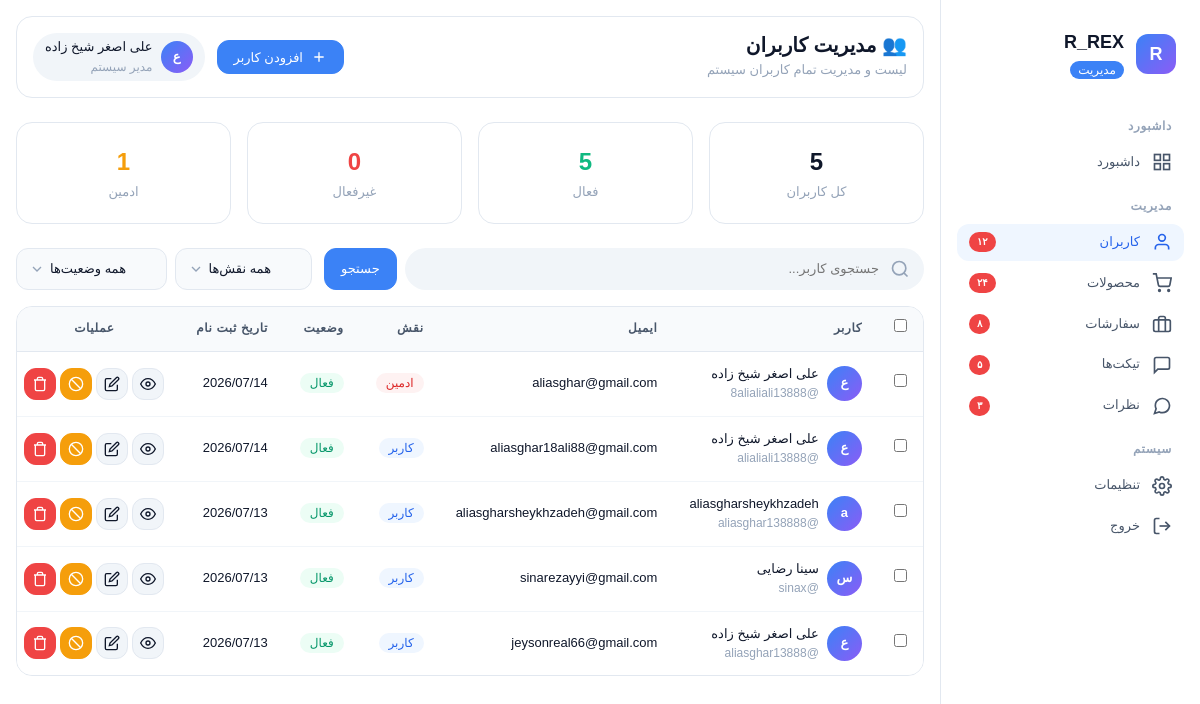
/admin/users.php (signed in), run on the app's committed database.
### tables this page shows
CREATE TABLE `users` (
  `id` int(11) NOT NULL,
  `fullname` varchar(100) NOT NULL,
  `username` varchar(50) NOT NULL,
  `email` varchar(100) NOT NULL,
  `phone` varchar(15) DEFAULT NULL,
  `password` varchar(255) NOT NULL,
  `role` enum('user','admin') DEFAULT 'user',
  `status` tinyint(1) DEFAULT 1,
  `avatar` varchar(255) DEFAULT 'default.jpg',
  `ip_address` varchar(45) DEFAULT NULL,
  `remember_token` varchar(255) DEFAULT NULL,
  `token_expiry` datetime DEFAULT NULL,
  `last_login` datetime DEFAULT NULL,
  `registered_at` datetime NOT NULL,
  `created_at` timestamp NOT NULL DEFAULT current_timestamp(),
  `updated_at` timestamp NOT NULL DEFAULT current_timestamp() ON UPDATE current_timestamp()
);

### admin/users.php (the view, shortened to what this page needs)
<?php
require_once 'header.php';
require_once 'sidebar.php';
require_once '../auth/config.php';
$search = isset($_GET['search']) ? cleanInput($_GET['search']) : '';
$page = isset($_GET['page']) ? (int)$_GET['page'] : 1;
$per_page = 10;
$offset = ($page - 1) * $per_page;
function getRoleBadge($role) {
    if ($role == 'admin') {
        return '<span class="badge badge-danger">ادمین</span>';
    }
    return '<span class="badge badge-primary">کاربر</span>';
}
function getStatusBadge($status) {
    if ($status == 1) {
        return '<span class="badge badge-success">فعال</span>';
    }
    return '<span class="badge badge-danger">غیرفعال</span>';
}
$sql = "SELECT * FROM users WHERE 1=1";
$sql .= " ORDER BY id DESC LIMIT $offset, $per_page";
$users_result = $conn->query($sql);
?>
<div class="admin-content">
    <div class="admin-topbar">
        <div class="topbar-title">
            <h1>👥 مدیریت کاربران</h1>
            <p>لیست و مدیریت تمام کاربران سیستم</p>
        </div>
        <div class="topbar-actions">
            <button class="btn btn-primary btn-sm" onclick="openAddUserModal()">
                <svg width="16" height="16" viewBox="0 0 24 24" fill="none" stroke="currentColor" stroke-width="2">
                    <line x1="12" y1="5" x2="12" y2="19"/>
                    <line x1="5" y1="12" x2="19" y2="12"/>
                </svg>
                افزودن کاربر
            </button>
            <div class="topbar-user">
                <div class="user-avatar"><?php echo $first_letter; ?></div>
                <div>
                    <div class="user-name"><?php echo htmlspecialchars($user_fullname); ?></div>
                    <div class="user-role">مدیر سیستم</div>
                </div>
            </div>
        </div>
    </div>
    <?php
    $total_users_all = $conn->query("SELECT COUNT(*) as total FROM users")->fetch_assoc()['total'] ?? 0;
    $active_users_all = $conn->query("SELECT COUNT(*) as total FROM users WHERE status = 1")->fetch_assoc()['total'] ?? 0;
    $inactive_users_all = $conn->query("SELECT COUNT(*) as total FROM users WHERE status = 0")->fetch_assoc()['total'] ?? 0;
    $admin_users_all = $conn->query("SELECT COUNT(*) as total FROM users WHERE role = 'admin'")->fetch_assoc()['total'] ?? 0;
    ?>
    <div style="display: grid; grid-template-columns: repeat(4, 1fr); gap: var(--space-4); margin-bottom: var(--space-6);">
        <div class="stat-card" style="text-align:center;">
            <div style="font-size:var(--font-size-2xl);font-weight:var(--font-weight-bold);color:var(--text-primary);"><?php echo number_format($total_users_all); ?></div>
            <div style="font-size:var(--font-size-sm);color:var(--text-tertiary);">کل کاربران</div>
        </div>
        <div class="stat-card" style="text-align:center;">
            <div style="font-size:var(--font-size-2xl);font-weight:var(--font-weight-bold);color:var(--color-success-500);"><?php echo number_format($active_users_all); ?></div>
            <div style="font-size:var(--font-size-sm);color:var(--text-tertiary);">فعال</div>
        </div>
        <div class="stat-card" style="text-align:center;">
            <div style="font-size:var(--font-size-2xl);font-weight:var(--font-weight-bold);color:var(--color-danger-500);"><?php echo number_format($inactive_users_all); ?></div>
            <div style="font-size:var(--font-size-sm);color:var(--text-tertiary);">غیرفعال</div>
        </div>
        <div class="stat-card" style="text-align:center;">
            <div style="font-size:var(--font-size-2xl);font-weight:var(--font-weight-bold);color:var(--color-warning-500);"><?php echo number_format($admin_users_all); ?></div>
            <div style="font-size:var(--font-size-sm);color:var(--text-tertiary);">ادمین</div>
        </div>
    </div>
    <div style="display:flex; gap:var(--space-3); margin-bottom:var(--space-4); flex-wrap:wrap; align-items:center;">
        <div style="flex:1; min-width:200px;">
            <form method="GET" style="display:flex; gap:var(--space-2);">
                <div class="search-bar" style="flex:1;">
                    <input type="text" name="search" class="search-input" placeholder="جستجوی کاربر..." value="<?php echo htmlspecialchars($search); ?>">
                </div>
                <button type="submit" class="btn btn-primary btn-sm">جستجو</button>
            </form>
        </div>
        <form method="GET" style="display:flex; gap:var(--space-2); flex-wrap:wrap;">
            <select name="role" class="form-select" style="width:auto;padding-left:2rem;" onchange="this.form.submit()">
                <option value="">همه نقش‌ها</option>
            </select>
            <select name="status" class="form-select" style="width:auto;padding-left:2rem;" onchange="this.form.submit()">
                <option value="">همه وضعیت‌ها</option>
            </select>
        </form>
    </div>
    <div class="table-wrapper">
        <table class="table">
            <thead>
                <tr>
                    <th style="width:40px;">
                        <input type="checkbox" id="selectAll" onchange="toggleAllCheckboxes()">
                    </th>
                    <th>کاربر</th>
                    <th>ایمیل</th>
                    <th>نقش</th>
                    <th>وضعیت</th>
                    <th>تاریخ ثبت نام</th>
                    <th style="text-align:center;">عملیات</th>
                </tr>
            </thead>
            <tbody>
                <?php if ($users_result && $users_result->num_rows > 0): ?>
                    <?php while ($user = $users_result->fetch_assoc()):
                        $first_letter_user = mb_substr($user['fullname'], 0, 1, 'UTF-8');
                    ?>
                    <tr>
                        <td><input type="checkbox" class="user-checkbox" value="<?php echo $user['id']; ?>"></td>
                        <td>
                            <div style="display:flex; align-items:center; gap:var(--space-2);">
                                <div style="width:2.2rem;height:2.2rem;border-radius:var(--radius-full);background:var(--gradient-brand);display:flex;align-items:center;justify-content:center;color:white;font-weight:bold;font-size:var(--font-size-sm);flex-shrink:0;">
                                    <?php echo $first_letter_user; ?>
                                </div>
                                <div>
                                    <div style="font-weight:var(--font-weight-medium);color:var(--text-primary);">
                                        <?php echo htmlspecialchars($user['fullname']); ?>
                                    </div>
                                    <div style="font-size:var(--font-size-xs);color:var(--text-tertiary);">
                                        @<?php echo htmlspecialchars($user['username']); ?>
                                    </div>
                                </div>
                            </div>
                        </td>
                        <td><?php echo htmlspecialchars($user['email']); ?></td>
                        <td><?php echo getRoleBadge($user['role']); ?></td>
                        <td><?php echo getStatusBadge($user['status']); ?></td>
                        <td><?php echo date('Y/m/d', strtotime($user['created_at'] ?? $user['registered_at'] ?? 'now')); ?></td>
                        <td style="text-align:center;">
                            <div style="display:flex; gap:var(--space-1); justify-content:center;">
                                <button class="btn btn-icon-only btn-sm btn-secondary" data-tooltip="مشاهده" onclick="viewUser(<?php echo $user['id']; ?>)">
                                    <svg width="16" height="16" viewBox="0 0 24 24" fill="none" stroke="currentColor" stroke-width="2">
                                        <path d="M1 12s4-8 11-8 11 8 11 8-4 8-11 8-11-8-11-8z"/>
                                        <circle cx="12" cy="12" r="3"/>
                                    </svg>
                                </button>
                                <button class="btn btn-icon-only btn-sm btn-secondary" data-tooltip="ویرایش" onclick="editUser(<?php echo $user['id']; ?>)">
                                    <svg width="16" height="16" viewBox="0 0 24 24" fill="none" stroke="currentColor" stroke-width="2">
                                        <path d="M11 4H4a2 2 0 00-2 2v14a2 2 0 002 2h14a2 2 0 002-2v-7"/>
                                        <path d="M18.5 2.5a2.121 2.121 0 013 3L12 15l-4 1 1-4 9.5-9.5z"/>
                                    </svg>
                                </button>
                                <?php if ($user['status'] == 1): ?>
                                    <button class="btn btn-icon-only btn-sm btn-warning" data-tooltip="غیرفعال کردن" onclick="toggleUserStatus(<?php echo $user['id']; ?>, 0)">
                                        <svg width="16" height="16" viewBox="0 0 24 24" fill="none" stroke="currentColor" stroke-width="2">
                                            <circle cx="12" cy="12" r="10"/>
                                            <line x1="4.93" y1="4.93" x2="19.07" y2="19.07"/>
                                        </svg>
                                    </button>
                                <?php endif; ?>
                                <button class="btn btn-icon-only btn-sm btn-danger" data-tooltip="حذف" onclick="deleteUser(<?php echo $user['id']; ?>)">
                                    <svg width="16" height="16" viewBox="0 0 24 24" fill="none" stroke="currentColor" stroke-width="2">
                                        <polyline points="3 6 5 6 21 6"/>
                                        <path d="M19 6v14a2 2 0 01-2 2H7a2 2 0 01-2-2V6m3 0V4a2 2 0 012-2h4a2 2 0 012 2v2"/>
                                    </svg>
                                </button>
                            </div>
                        </td>
                    </tr>
                    <?php endwhile; ?>
                <?php endif; ?>
            </tbody>
        </table>
    </div>
</div>
</body>
</html>

### css/variables.css (style rules this page uses)
:root { --font-family: 'Vazirmatn', 'Tahoma', 'Arial', sans-serif; --font-size-xs: 0.75rem; --font-size-sm: 0.8125rem; --font-size-base: 0.9375rem; --font-size-md: 1rem; --font-size-lg: 1.125rem; --font-size-xl: 1.25rem; --font-size-2xl: 1.5rem; --font-size-3xl: 1.875rem; --font-size-4xl: 2.25rem; --font-size-5xl: 3rem; --font-weight-normal: 400; --font-weight-medium: 500; --font-weight-semibold: 600; --font-weight-bold: 700; --line-height-tight: 1.25; --line-height-normal: 1.6; --line-height-relaxed: 1.8; --space-0: 0; --space-1: 0.25rem; --space-2: 0.5rem; --space-3: 0.75rem; --space-4: 1rem; --space-5: 1.25rem; --space-6: 1.5rem; --space-8: 2rem; --space-10: 2.5rem; --space-12: 3rem; --space-16: 4rem; --space-20: 5rem; --space-24: 6rem; --radius-sm: 0.375rem; --radius-md: 0.5rem; --radius-lg: 0.75rem; --radius-xl: 1rem; --radius-2xl: 1.5rem; --radius-full: 9999px; --shadow-xs: 0 1px 2px rgba(0, 0, 0, 0.05); --shadow-sm: 0 1px 3px rgba(0, 0, 0, 0.1), 0 1px 2px rgba(0, 0, 0, 0.06); --shadow-md: 0 4px 6px -1px rgba(0, 0, 0, 0.1), 0 2px 4px -1px rgba(0, 0, 0, 0.06); --shadow-lg: 0 10px 15px -3px rgba(0, 0, 0, 0.1), 0 4px 6px -2px rgba(0, 0, 0, 0.05); --shadow-xl: 0 20px 25px -5px rgba(0, 0, 0, 0.1), 0 10px 10px -5px rgba(0, 0, 0, 0.04); --shadow-2xl: 0 25px 50px -12px rgba(0, 0, 0, 0.25); --transition-fast: 150ms cubic-bezier(0.4, 0, 0.2, 1); --transition-base: 200ms cubic-bezier(0.4, 0, 0.2, 1); --transition-slow: 300ms cubic-bezier(0.4, 0, 0.2, 1); --transition-spring: 500ms cubic-bezier(0.34, 1.56, 0.64, 1); --z-dropdown: 100; --z-sticky: 200; --z-fixed: 300; --z-overlay: 400; --z-modal: 500; --z-popover: 600; --z-toast: 700; --z-tooltip: 800; --navbar-height: 4rem; --sidebar-width: 16rem; --sidebar-collapsed-width: 4.5rem; --container-sm: 640px; --container-md: 768px; --container-lg: 1024px; --container-xl: 1280px; --container-2xl: 1440px; --accent-primary: #3b82f6; --accent-primary-hover: #2563eb; --accent-success: #10b981; --accent-warning: #f59e0b; --accent-danger: #ef4444; --accent-info: #06b6d4; --star-color: #f59e0b; }
[data-theme="arctic"] { --bg-primary: #ffffff; --bg-secondary: #f8fafc; --bg-tertiary: #f1f5f9; --bg-elevated: #ffffff; --bg-overlay: rgba(0, 0, 0, 0.5); --bg-input: #f8fafc; --bg-hover: #f1f5f9; --bg-active: #e2e8f0; --bg-brand: #eff6ff; --surface-card: #ffffff; --surface-card-hover: #f8fafc; --surface-sidebar: #ffffff; --surface-navbar: rgba(255, 255, 255, 0.85); --surface-modal: #ffffff; --surface-dropdown: #ffffff; --surface-tooltip: #1e293b; --surface-code: #f1f5f9; --text-primary: #0f172a; --text-secondary: #475569; --text-tertiary: #94a3b8; --text-inverse: #ffffff; --text-brand: #2563eb; --text-link: #2563eb; --text-link-hover: #1d4ed8; --text-on-accent: #ffffff; --text-muted: #94a3b8; --border-primary: #e2e8f0; --border-secondary: #f1f5f9; --border-focus: #3b82f6; --border-input: #e2e8f0; --border-card: #e2e8f0; --accent-50: #eff6ff; --accent-100: #dbeafe; --accent-200: #bfdbfe; --accent-300: #93c5fd; --accent-400: #60a5fa; --accent-500: #3b82f6; --accent-600: #2563eb; --accent-700: #1d4ed8; --accent-800: #1e40af; --accent-900: #1e3a8a; --color-success-50: #ecfdf5; --color-success-100: #d1fae5; --color-success-500: #10b981; --color-success-600: #059669; --color-success-700: #047857; --color-warning-50: #fffbeb; --color-warning-100: #fef3c7; --color-warning-500: #f59e0b; --color-warning-600: #d97706; --color-warning-700: #b45309; --color-danger-50: #fef2f2; --color-danger-100: #fee2e2; --color-danger-500: #ef4444; --color-danger-600: #dc2626; --color-danger-700: #b91c1c; --color-info-50: #ecfeff; --color-info-100: #cffafe; --color-info-500: #06b6d4; --color-info-600: #0891b2; --color-info-700: #0e7490; --gradient-brand: linear-gradient(135deg, #3b82f6, #8b5cf6); --gradient-surface: linear-gradient(180deg, #f8fafc, #ffffff); --gradient-card: linear-gradient(145deg, #ffffff, #f8fafc); --chart-1: #3b82f6; --chart-2: #8b5cf6; --chart-3: #10b981; --chart-4: #f59e0b; --chart-5: #ef4444; --chart-6: #06b6d4; --shadow-card: 0 1px 3px rgba(0, 0, 0, 0.08); --shadow-card-hover: 0 8px 25px rgba(0, 0, 0, 0.1); --shadow-navbar: 0 1px 3px rgba(0, 0, 0, 0.05); --shadow-dropdown: 0 10px 40px rgba(0, 0, 0, 0.12); --shadow-modal: 0 25px 50px rgba(0, 0, 0, 0.15); --scrollbar-track: #f1f5f9; --scrollbar-thumb: #cbd5e1; --scrollbar-thumb-hover: #94a3b8; color-scheme: light; }

### data on the page
users: fullname "ع", fullname "علی اصغر شیخ زاده", username "8alialiali13888", email "aliasghar@gmail.com", role "ادمین", status "فعال", created_at "2026/07/14"
users: fullname "ع", fullname "علی اصغر شیخ زاده", username "alialiali13888", email "aliasghar18ali88@gmail.com", status "فعال", created_at "2026/07/14"
users: fullname "a", fullname "aliasgharsheykhzadeh", username "aliasghar138888", email "aliasgharsheykhzadeh@gmail.com", status "فعال", created_at "2026/07/13"
users: fullname "س", fullname "سینا رضایی", username "sinax", email "sinarezayyi@gmail.com", status "فعال", created_at "2026/07/13"
users: fullname "ع", fullname "علی اصغر شیخ زاده", username "aliasghar13888", email "jeysonreal66@gmail.com", status "فعال", created_at "2026/07/13"

### other printed values
$first_letter "ع"
$user_fullname "علی اصغر شیخ زاده"
$total_users_all "5"
$active_users_all "5"
$inactive_users_all "0"
$admin_users_all "1"
